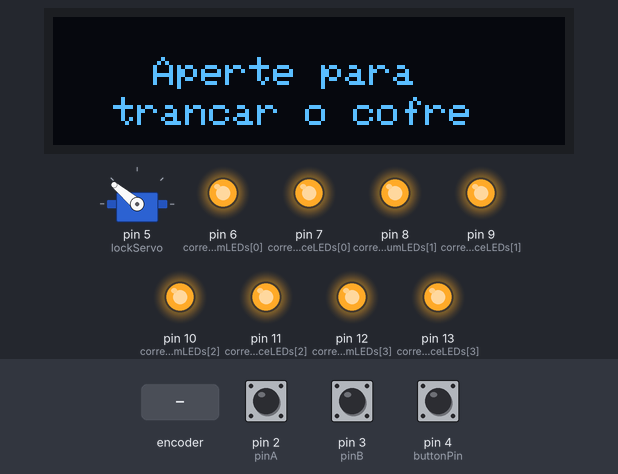
This sketch was run on a simulated Arduino Uno, built with avr-gcc and run on an emulated ATmega328P. On the bench: 128×32 one-colour display, servo, output pins drawn as LEDs (lit = HIGH). Inputs (shaded band) come from the test bench; at power-on: pin 4 (buttonPin) HIGH, pin 2 (pinA) HIGH, pin 3 (pinB) HIGH. Random numbers use the default seed unless the sketch sets one; what the sketch prints to the serial monitor is not drawn.

Above: at 3.6 s.
3.7 s: pin 4 (buttonPin) pulled LOW for 0.15 s
At 4.5 s:
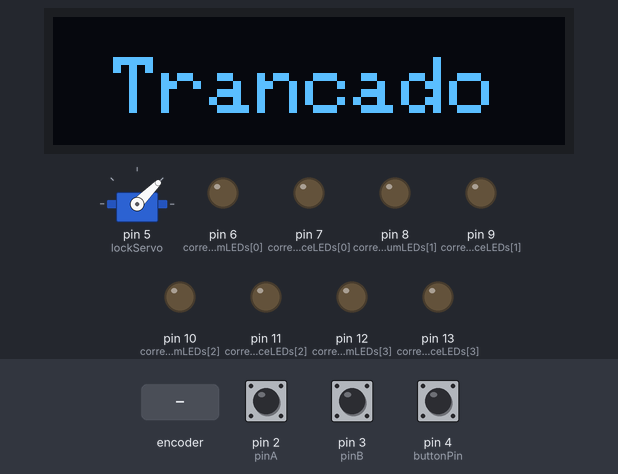
5.3 s: rotary encoder on pin 2 (pinA) / pin 3 (pinB) turned 3 steps (first pin leading)
At 6.9 s:
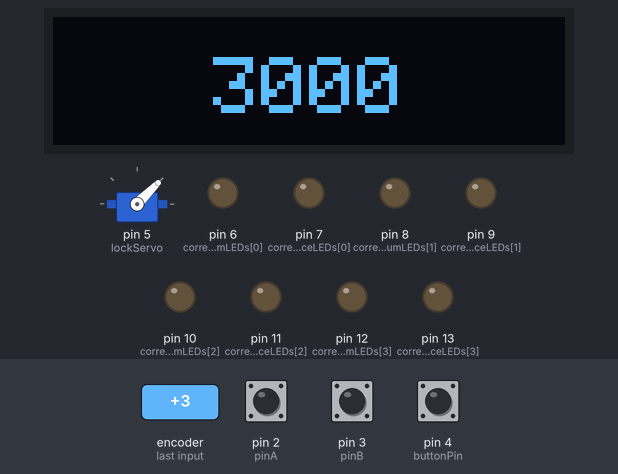
7.4 s: rotary encoder on pin 2 (pinA) / pin 3 (pinB) turned 1 step (first pin leading)
At 8.2 s:
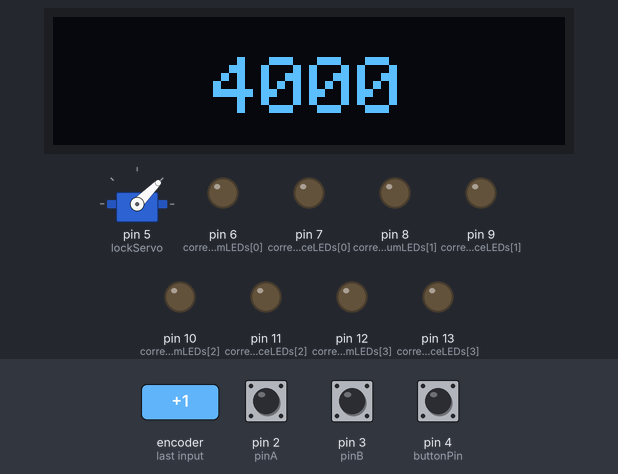
Timing chart, 0 to 10.4 s (numbered marks = the images above; inputs shaded):
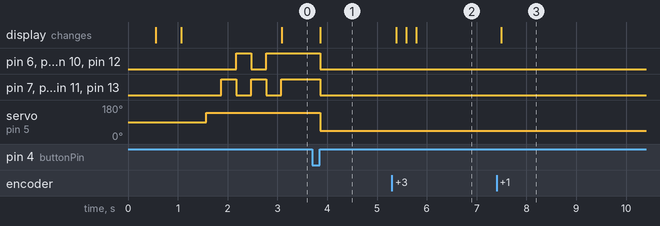

Measured:
- after the input at 3.7 s, pin 6 (correctNumLEDs[0]), pin 7 (correctPlaceLEDs[0]): HIGH → LOW after 0.16 s
- after the input at 5.3 s, the display: first changes after 0.09 s (image 2 shows a later state)
- after the input at 7.4 s, the display: changes after 0.09 s (image 3)
- by itself, pin 7 (correctPlaceLEDs[0]), pin 9 (correctPlaceLEDs[1]), pin 11 (correctPlaceLEDs[2]), pin 13 (correctPlaceLEDs[3]): alternates HIGH for 0.30 s and LOW for 0.30 s

The sketch:

Decifre_o_Codigo.ino
```cpp
//Eletrogate
//adaptado de: Michael Klements, The DIY Life

//Rotina de interrupção do encoder adaptada do código de exemplo de Simon Merrett

#include <SPI.h>                          //Importando bibliotecas para controlar o display OLED
#include <Wire.h>
#include <Adafruit_GFX.h>
#include <Adafruit_SSD1306.h>
#include <Servo.h>                        //Biblioteca de importação para controlar o servo

Servo lockServo;                          ////Cria um objeto servo chamado lockServo

#define SCREEN_WIDTH 128                  // OLED display largura, em pixels
#define SCREEN_HEIGHT 32                  // OLED display altura, em pixels

#define OLED_RESET -1                     // Pino de reset
Adafruit_SSD1306 display(SCREEN_WIDTH, SCREEN_HEIGHT, &Wire, OLED_RESET);   //Criando o objeto para controlar o display
/*
  void PinA();
  void PinB();
  void startupAni ();
  void updateDisplayCode();
  void updateLEDs (int corNum, int corPla);
  void checkCodeGuess();
  void inputCodeGuess();
  void generateNewCode();
*/
static int pinA = 2;                      //Pino para interrupção interna do Enconder
static int pinB = 3;                      //Pino para interrupção interna do Enconder
volatile byte aFlag = 0;                  //PinA detectando apenas a borda de subida
volatile byte bFlag = 0;                  //PinB como borda de subida na detecção
volatile byte encoderPos = 0;             //Posição atual do Encoder, que pode variar de 0 a 9
volatile byte prevEncoderPos = 0;         //Variavel para armazenar o valor anterior, para saber se o encoder foi girado.
volatile byte reading = 0;                //Armazena o valor dos pinos de interrupção

const byte buttonPin = 4;                 //Pino do botão do encoder
byte oldButtonState = HIGH;               //Armazena o antigo estado do botão
const unsigned long debounceTime = 10;    //Delay para evitar erros na leitura do botão
unsigned long buttonPressTime;            //Tempo que o botão foi pressionado para debounce

byte correctNumLEDs[4] = {6, 8, 10, 12};   //Pinos para LEDs de número correto (indicam um dígito correto)
byte correctPlaceLEDs[4] = {7, 9, 11, 13}; //Pinos para LEDs no local correto (indicam um dígito correto no local correto)

byte code[4] = {0, 0, 0, 0};               //Cria um vetor para armazenar os dígitos do código a ser decifrado
byte codeGuess[4] = {0, 0, 0, 0};          //Cria um vetor de código digitado pelo usuário
byte guessingDigit = 0;                    //Variável para armazenar o digito atual do usuário
byte numGuesses = 0;                       //Variável que armazena a quantidade de tentativas
boolean correctGuess = true;               //Variável para verificar se o código foi adivinhado corretamente, verdadeiro inicialmente para gerar um novo código na inicialização


void setup()
{
  Serial.begin(9600);                                 //Inicia o Monitor Seial para realização de eventuais debugging
  if (!display.begin(SSD1306_SWITCHCAPVCC, 0x3C))     //Inicia o display
  {
    Serial.println(F("SSD1306 a inicialização falhou"));   //Se a conexão falhou
    for (;;);                                         //Loop infinito para não continuar
  }
  display.clearDisplay();                             //A inicialização do display foi bem sucedida, então limpa o display
  lockServo.attach(5);                                //Inicia o servo no pino 5
  for (int i = 0 ; i <= 3 ; i++)                      //Define todos os LEDs como saída
  {
    pinMode(correctNumLEDs[i], OUTPUT);
    pinMode(correctPlaceLEDs[i], OUTPUT);
  }
  pinMode(pinA, INPUT_PULLUP);                        //Seta PinA como entrada PULLUP,para não precisar do resistor.
  pinMode(pinB, INPUT_PULLUP);                        //Seta PinB como entrada PULLUP,para não precisar do resistor.
  attachInterrupt(0, PinA, RISING);                   //Inicia a rotina de interrupção dos pinos de rotação do encoder
  attachInterrupt(1, PinB, RISING);
  pinMode (buttonPin, INPUT_PULLUP);                  //Seta o botão como entrada PULLUP,para não precisar do resistor.
  randomSeed(analogRead(0));                          //Função para gerar números aleatórios
  display.setTextColor(SSD1306_WHITE);                //Setando a cor do texto para branco
  startupAni();                                       //Inicia a Animação
}

void loop()
{
  if (correctGuess)                                           //Se o codigo está correto, destrava e gera um novo código.
  {
    lockServo.write(140);                                     //Destrava o cofre com o servo
    delay(300);
    updateLEDs (0, 4);                                        //Piscando a sequencia de LEDS
    delay(300);
    updateLEDs (4, 0);
    delay(300);
    updateLEDs (0, 4);
    delay(300);
    updateLEDs (4, 0);
    delay(300);
    updateLEDs (4, 4);                                        //Desliga todos os LEDs
    if (numGuesses >= 1)                                      //Verifica se não é o inicio do jogo para dar as informações do jogo
    {
      display.clearDisplay();                                 //limpa  o display
      display.setTextSize(1);                                 //Seta o tamanho da fonte menor
      display.setCursor(35, 10);                              //Seta o posição do texto
      display.print(F("Em "));                                //Imprime as informações na tela
      display.print(numGuesses);
      display.setCursor(35, 20);                              //Seta o posição do texto
      display.print(F("Tentativas"));                         //Imprime as informações na tela
      display.display();                                      //Exibe o texto
      delay(5000);
    }
    display.clearDisplay();                                   //limpa  o display
    display.setTextSize(1);                                   //Seta o tamanho da fonte
    display.setCursor(25, 10);                                //Seta o posição do texto
    display.print(F("Aperte para"));                              //Imprime as informações na tela
    display.setCursor(15, 20);                                //Seta o posição do texto
    display.print(F("trancar o cofre"));                            //Imprime as informações na tela
    display.display();                                        //Exibe o texto
    display.setTextSize(2);                                   //Imprime as informações na tela size back to large
    boolean lock = false;                                     //O cofre não esta bloqueado inicialmente
    boolean pressed = false;                                  //Mantém o controle do pressionamento do botão
    while (!lock)                                             //Enquanto o botão não está pressionado, aguarde até que seja pressionado
    {
      byte buttonState = digitalRead (buttonPin);
      if (buttonState != oldButtonState)
      {
        if (millis () - buttonPressTime >= debounceTime)      //Debounce botão
        {
          buttonPressTime = millis ();                        //Tempo enquanto o botão é pressionado
          oldButtonState =  buttonState;                      //Lembrar o ultimo estado do botão
          if (buttonState == LOW)
          {
            pressed = true;                                   //Lembrar que o botão foi pressionado
          }
          else
          {
            if (pressed == true)                              //Certifica de que o botão seja pressionado e depois liberado antes de continuar no código
            {
              lockServo.write(45);                            //Tranca o cofre
              display.clearDisplay();                         //Limpa o display
              display.setCursor(15, 10);                      //Seta o posição do texto
              display.print(F("Trancado"));                   //Imprime as informações na tela
              display.display();                              //Exibe o texto
              lock = true;
            }
          }
        }
      }
    }
    generateNewCode();                                        //Chama a função para gerar novo código aleatório
    updateLEDs (0, 0);
    correctGuess = false;                                     //A variavel que monitora se o codigo está correto inicia como falso
    numGuesses = 0;                                           //Reseta o número de tentativas
  }
  inputCodeGuess();                                           //Chama a função para que o usuário digite um novo código
  numGuesses++;                                               //Aumenta em 1 o número de tentativas
  checkCodeGuess();                                           //Chama a função que checa se o código está correto
  encoderPos = 0;                                             //Reseta a posição do encoder
  guessingDigit = 0;                                          //Reseta o digito a ser testado para zero
  codeGuess[0] = 0;                                           //Reseta o primeiro digito do codigo para 0
  updateDisplayCode();                                        //Atualiza o código exibido no display
}

void updateDisplayCode()                                      //Função para atualizar a tela com o código
{
  String temp = "";                                           //Variável temporária para concatenar a string de código
  if (!correctGuess)                                          //Se a suposição não estiver correta, atualize a tela
  {
    for (int i = 0 ; i < guessingDigit ; i++)                 //Percorre os quatro dígitos para exibi-los
    {
      temp = temp + codeGuess[i];
    }
    temp = temp + encoderPos;
    for (int i = guessingDigit + 1 ; i <= 3 ; i++)
    {
      temp = temp + "0";
    }
    display.setTextSize(2);                                   //Imprime as informações na tela size
    display.clearDisplay();                                   //Limpa o display
    display.setCursor(40, 10);                                //Seta o posição do texto
    display.println(temp);                                    //Imprime as informações na tela
    display.display();                                        //Update the display
  }
}

void generateNewCode()                                        //Função para gerar um novo código aleatório
{
  Serial.print("Code: ");
  for (int i = 0 ; i <= 3 ; i++)                              //Percorre os quatro dígitos e atribui um número aleatório a cada um
  {
    code[i] = random(0, 9);                                   //Gera um numero aleatório para cada digito
    Serial.print(code[i]);                                    //Exibir o código no monitor serial para depuração

  }
  Serial.println();
}

void inputCodeGuess()                                         //Função que permite ao usuário inserir uma tentativa
{
  //  byte buttonState;
  for (int i = 0 ; i <= 3 ; i++)                              //O usuário deve adivinhar todos os quatro dígitos
  {
    guessingDigit = i;
    boolean confirmed = false;                                //Ambos usados para confirmar o pressionamento do botão para atribuir um dígito ao código a ser advinhado
    boolean pressed = false;
    encoderPos = 0;                                           //O encoder começa em 0 para cada dígito
    while (!confirmed)                                        //Aguarda enquanto o usuário não confirmar o digito
    {
      byte buttonState = digitalRead (buttonPin);
      if (buttonState != oldButtonState)
      {
        if (millis () - buttonPressTime >= debounceTime)      //Botão debounce
        {
          buttonPressTime = millis ();                        //Registra o tempo em que o botão foi pressionado
          oldButtonState =  buttonState;                      //Registra o antigo estado do botão
          if (buttonState == LOW)
          {
            codeGuess[i] = encoderPos;                        //Se o botão for pressionado, aceita o presente número na senha a ser acertada
            pressed = true;
          }
          else
          {
            if (pressed == true)                              //Caso a variável de botão pressionado for verdadeira
            {
              updateDisplayCode();                            //Atualiza o código de exibição para o código atual
              confirmed = true;
            }
          }
        }
      }
      if (encoderPos != prevEncoderPos)                       //Atualizará o código exibido se a posição do encoder mudar
      {
        updateDisplayCode();
        prevEncoderPos = encoderPos;
      }
    }
  }
}

void checkCodeGuess()                                         //Função para verificar se o usuário acertou o código
{
  int correctNum = 0;                                         //Variável para o numero de digitos corretos no lugar errado
  int correctPlace = 0;                                       //Variável para o número de dígitos corretos no lugar correto
  int usedDigits[4] = {0, 0, 0, 0};                           //Marca os dígitos que já foram identificados no lugar errado, evita contar dígitos repetidos duas vezes
  for (int i = 0 ; i <= 3 ; i++)                              //Percorre os quatro digitos do código confirmado do usuário.
  {
    for (int j = 0 ; j <= 3 ; j++)                            //Percorre os quatro digitos do código a ser enviado
    {
      if (codeGuess[i] == code[j])                            //Se um número corresponder certo
      {
        if (usedDigits[j] != 1)                               //Verifica se não foi identificado anteriormente
        {
          correctNum++;                                       //Incrementa na variável de números corretos, não necessariamente no lugar correto
          usedDigits[j] = 1;                                  //Marca os digitos identificados como corretos
          break;                                              //Irá parar de procurar após o digito ser encontrado
        }
      }
    }
  }
  for (int i = 0 ; i <= 3 ; i++)                              //Rotna para verificar se o digito se encontra também no local correto
  {
    if (codeGuess[i] == code[i])                              //Se um dígito correto no lugar correto for encontrado
      correctPlace++;                                         //Incrementa o contador de lugar correto
  }
  updateLEDs(correctNum, correctPlace);                        //Chama a função para atualizar os LEDs com os numeros de corretos e locais corretos
  if (correctPlace == 4)                                       //Se todos os 4 dígitos estiverem corretos, o código foi decifrado
  {
    display.setTextSize(1);
    display.clearDisplay();                                    //Limpa o display
    display.setCursor(30, 10);                                 //Seta o posição do texto
    display.print(F("Desbloqueado!"));                         //Imprime as informações na tela
    display.display();                                         //Exibe o texto
    correctGuess = true;
  }
  else
    correctGuess = false;
}

void updateLEDs (int corNum, int corPla)                        //Função para atualizar os LEDs para mostrar os acertos
{
  for (int i = 0 ; i <= 3 ; i++)                                //Primeiro desliga todos os LEDs
  {
    digitalWrite(correctNumLEDs[i], LOW);
    digitalWrite(correctPlaceLEDs[i], LOW);
  }
  for (int j = 0 ; j <= corNum - 1 ; j++)                       //Ligue o número de dígitos corretos nos LEDs do lugar errado
  {
    digitalWrite(correctNumLEDs[j], HIGH);
  }
  for (int k = 0 ; k <= corPla - 1 ; k++)                       //Ligue o número de dígitos corretos no local correto dos LEDs
  {
    digitalWrite(correctPlaceLEDs[k], HIGH);
  }
}

void startupAni ()                            //Função para a animação inicial
{
  display.setTextSize(2);                     //Imprime as informações na tela size
  display.setCursor(25, 10);                  //Seta o posição do texto
  display.println(F("Decifre"));              //Imprime as informações na tela
  display.display();                          //Exibe o texto
  delay(500);
  display.clearDisplay();                     //Limpa o display
  display.setCursor(55, 10);
  display.println(F("O"));
  display.display();
  delay(500);
  display.clearDisplay();
  display.setCursor(30, 10);
  display.println(F("Codigo"));
  display.display();
  delay(500);
  display.clearDisplay();
}

void PinA()                               //Rotina para tratar a interrupção causada pelo encoder rotativo PinA.
{
  cli();                                  //Pare as interrupções para que seja lido o valor nos pinos
  reading = PIND & 0xC;                   //Lê todos os oito valores dos pinos e remove todos, exceto os valores de pinA e pinB
  if (reading == B00001100 && aFlag)      //Checa se temos os dois os pinos em HIGH e se estavamos esperando uma borda ascendente deste pino
  {
    if (encoderPos > 0)
      encoderPos --;                      //Diminui a contagem da posição do encoder
    else
      encoderPos = 9;                     //Volta para o 9 antes do 0
    bFlag = 0;                            //Reseta as flags para o próximo turno
    aFlag = 0;
  }
  else if (reading == B00000100)          //Sinaliza que estamos esperando o PinB realizar a transição para a rotação
    bFlag = 1;
  sei();                                  //Reinicia as interrupções
}

void PinB()                               //Rotina para tratar a interrupção causada pelo encoder rotativo PinB.
{
  cli();                                  //Pare as interrupções para que seja lido o valor nos pinos
  reading = PIND & 0xC;                   //Lê todos os oito valores dos pinos e remove todos, exceto os valores de pinA e pinB
  if (reading == B00001100 && bFlag)      //Checa se temos os dois os pinos em HIGH e se estavamos esperando uma borda ascendente deste pino
  {
    if (encoderPos < 9)
      encoderPos ++;                      //Incrementa a posição do encoder
    else
      encoderPos = 0;                     //Vá para o 0 depois do 9
    bFlag = 0;                            //Reseta as flags para o próximo turno
    aFlag = 0;
  }
  else if (reading == B00001000)          //Sinaliza que estamos esperando o PinA realizar a transição para a rotação
    aFlag = 1;
  sei();                                   //Reinicia as interrupções
}
```
